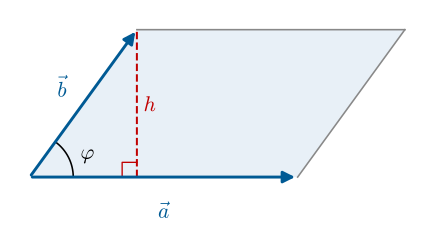

Reproduce this figure in Python.
"""Skizze zur Begründung von (4.95): Parallelogramm mit Höhe h (Abschnitt 4.5).

Aufruf (im Ordner chapter04/pics):  python3 parallelogramm_flaeche.py
"""
import numpy as np
import matplotlib.pyplot as plt
from matplotlib.patches import Arc, Polygon

plt.rcParams.update({"font.size": 12, "mathtext.fontset": "cm", "svg.fonttype": "path"})

BLAU = "#005A94"
ROT = "#C00000"
GRAU = "#888888"

a = np.array([4.0, 0.0])
b = np.array([1.6, 2.2])
phi = np.arctan2(b[1], b[0])

fig, ax = plt.subplots(figsize=(6.2, 2.9))
ax.add_patch(Polygon([(0, 0), a, a + b, b], closed=True, facecolor="#e8f0f7", edgecolor="none"))
ax.plot([b[0], a[0] + b[0]], [b[1], b[1]], color=GRAU, lw=1.2)
ax.plot([a[0], a[0] + b[0]], [0, b[1]], color=GRAU, lw=1.2)
pfeil = dict(arrowstyle="-|>", lw=2.2, mutation_scale=18)
ax.annotate("", xy=a, xytext=(0, 0), arrowprops=dict(color=BLAU, **pfeil))
ax.annotate("", xy=b, xytext=(0, 0), arrowprops=dict(color=BLAU, **pfeil))
ax.text(a[0] / 2, -0.3, r"$\vec{a}$", color=BLAU, ha="center", va="top", fontsize=16)
ax.text(b[0] / 2 - 0.25, b[1] / 2 + 0.1, r"$\vec{b}$", color=BLAU, ha="right", fontsize=16)
# Höhe
ax.plot([b[0], b[0]], [0, b[1]], "--", color=ROT, lw=1.5)
ax.text(b[0] + 0.1, b[1] / 2, "$h$", color=ROT, ha="left", va="center", fontsize=16)
s = 0.22
ax.plot([b[0] - s, b[0] - s, b[0]], [0, s, s], color=ROT, lw=1)
# Winkel
ax.add_patch(Arc((0, 0), 1.3, 1.3, theta1=0, theta2=np.degrees(phi), color="k", lw=1.2))
ax.text(0.85 * np.cos(phi / 2), 0.85 * np.sin(phi / 2), r"$\varphi$", ha="left", va="center", fontsize=16)
ax.set_xlim(-0.3, 6.0)
ax.set_ylim(-0.7, 2.5)
ax.set_aspect("equal")
ax.axis("off")
fig.savefig("parallelogramm_flaeche.svg", bbox_inches="tight", transparent=True)
